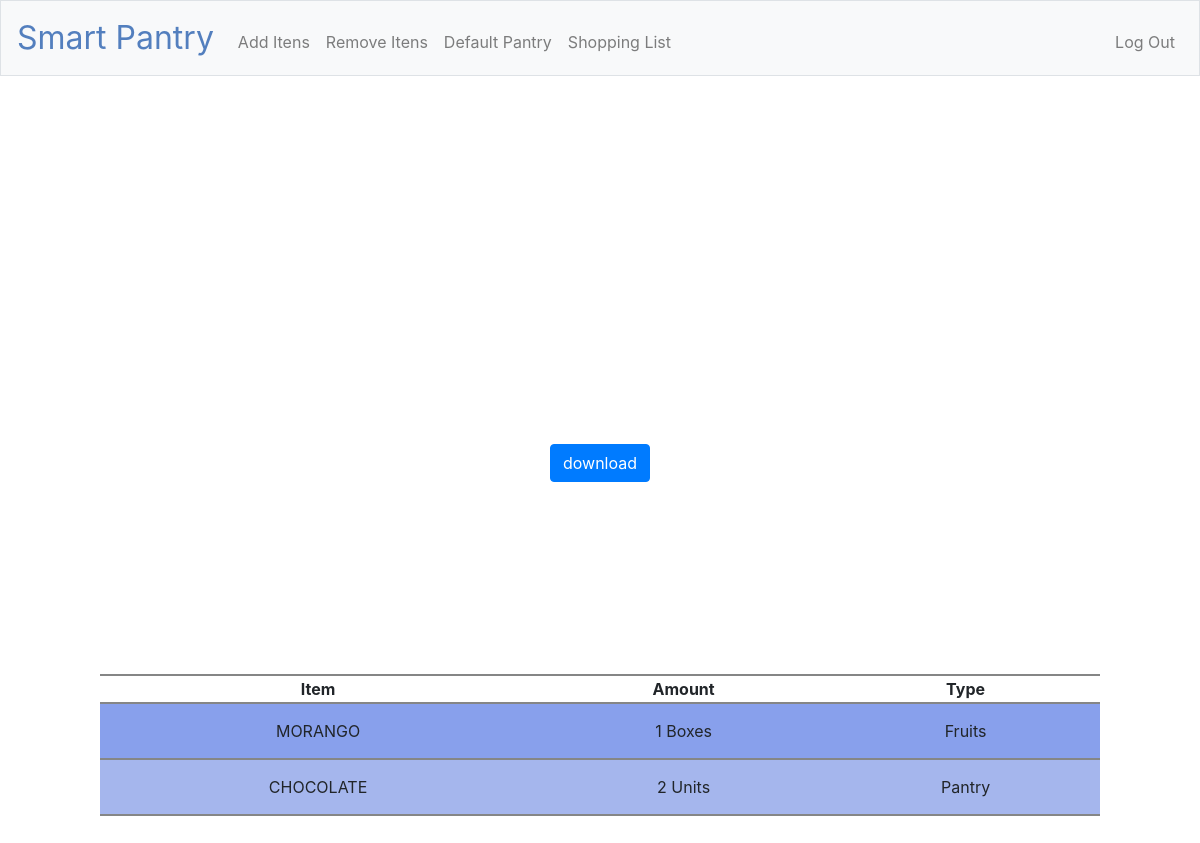
The page /shopping_list (signed in) on the database its author committed.
### tables this page shows
CREATE TABLE "default_pantry" ('user_id' integer NOT NULL, 'item' text NOT NULL, 'amount' integer NOT NULL, 'unit' text NOT NULL, 'type' text);

### application.py (the view)
@app.route("/shopping_list", methods=["GET"])
@login_required
def shopping_list():
    file = open("./static/client/Shopping List.csv", "w")
    writer = csv.writer(file)
    c_pantry = db.execute("SELECT item, amount, unit, type FROM itens WHERE user_id=?", session["user_id"])
    d_pantry = db.execute("SELECT item, amount, unit, type FROM default_pantry WHERE user_id=? ORDER BY type", session["user_id"])
    need_something = False
    full_list = []
    for d_product in d_pantry:
        s_list = []
        has = False
        for c_product in c_pantry:
            if c_product["item"] == d_product["item"]:
                has = True
                if c_product["amount"] < d_product["amount"]:
                    s_list.append(d_product["item"])
                    s_list.append(d_product["amount"] - c_product["amount"])
                    s_list.append(d_product["unit"])
                    s_list.append(d_product["type"])
                    need_something = True
                else:
                    continue
            else:
                continue
        if not has:
            for k, v in d_product.items():
                s_list.append(v)
                need_something = True
        if len(s_list) > 1:
            writer.writerow(s_list)
            full_list.append(s_list)
    file.close
    if request.method == "GET":
        if need_something:
            return render_template("shopping_list.html", full_list=full_list)
        else:
            return render_template("shopping_list.html", full_list="")

### application.py (called while the page is built)
@app.after_request
def after_request(response):
    response.headers["Cache-Control"] = "no-cache, no-store, must-revalidate"
    response.headers["Expires"] = 0
    response.headers["Pragma"] = "no-cache"
    return response

### helpers.py (called while the page is built)
def login_required(f):
    @wraps(f)
    def decorated_function(*args, **kwargs):
        if session.get("user_id") is None:
            return redirect("/login")
        return f(*args, **kwargs)
    return decorated_function

### templates/shopping_list.html (shortened to what this page needs)
{% extends "layout.html" %}
{% block main %}
    <div class="container-fluid">
        {% if full_list != ""%}
            <div class="row justify-content-center" id="spacer">
                <form action="/list_download" method="post">
                        <button class="btn btn-primary" type="submit">download</button>
                </form>
            </div>
            <div id="index_table" class="row justify-content-center">
                <table>
                    <tr>
                        <th>Item</th>
                        <th>Amount</th>
                        <th>Type</th>
                    </tr>
                    <tr>
                        {% for row in full_list %}
                            <tr>
                                <td>{{row[0]}}</td>
                                <td>{{row[1]}} {{row[2]}}</td>
                                <td>{{row[3]}}</td>
                            </tr>
                        {% endfor %}
                    </tr>
                </table>
            </div>
        {% endif %}
    </div>
{% endblock %}

### static/styles.css (style rules this page uses)
tr:nth-child(even) { background: #a5b6ed }
tr:nth-child(odd) { background: #88a0ec }
thead, tr { border-top: 2px solid #858686; border-bottom: 2px solid #858686; }
td { padding: 15px; }
table { width: 1000px; max-width: 100%; opacity: 20; }
th { background: #fff; }
#index_table { padding-top: 2rem; padding-bottom: 10rem; }
#spacer { padding-top: 20rem; padding-bottom: 10rem; }

### rows shown on the page
default_pantry: item "MORANGO", amount "1", unit "Boxes", type "Fruits"
default_pantry: item "CHOCOLATE", amount "2", unit "Units", type "Pantry"
